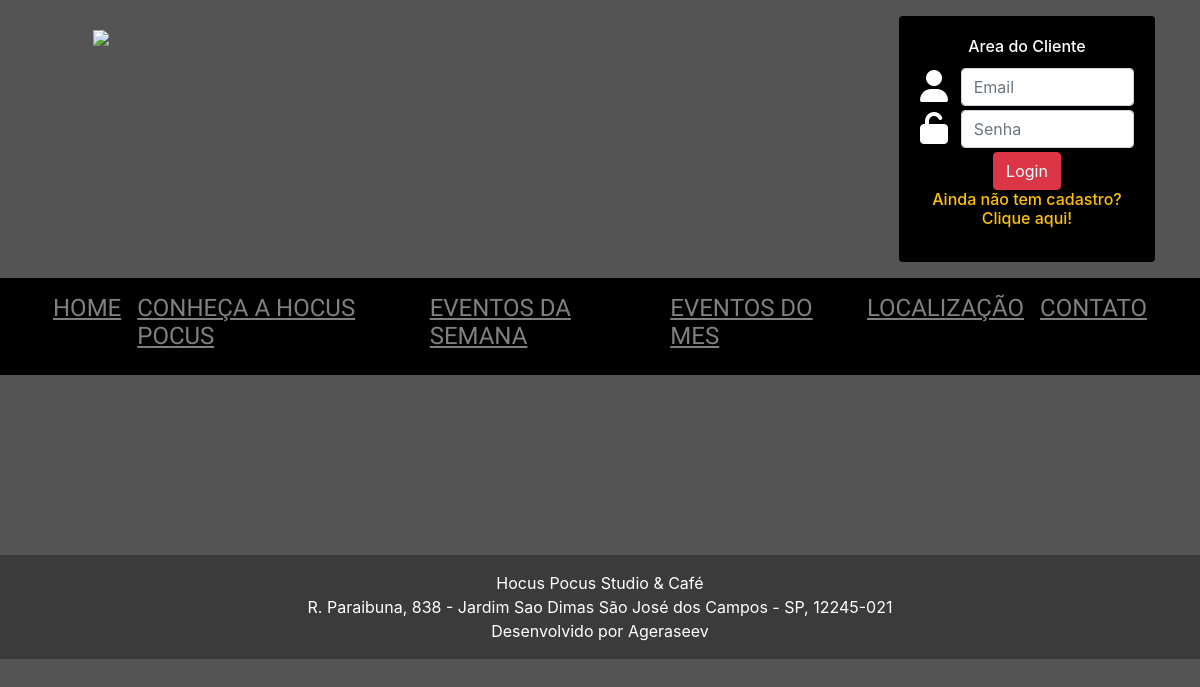
Page /comprovante/164 on the earlier database version.
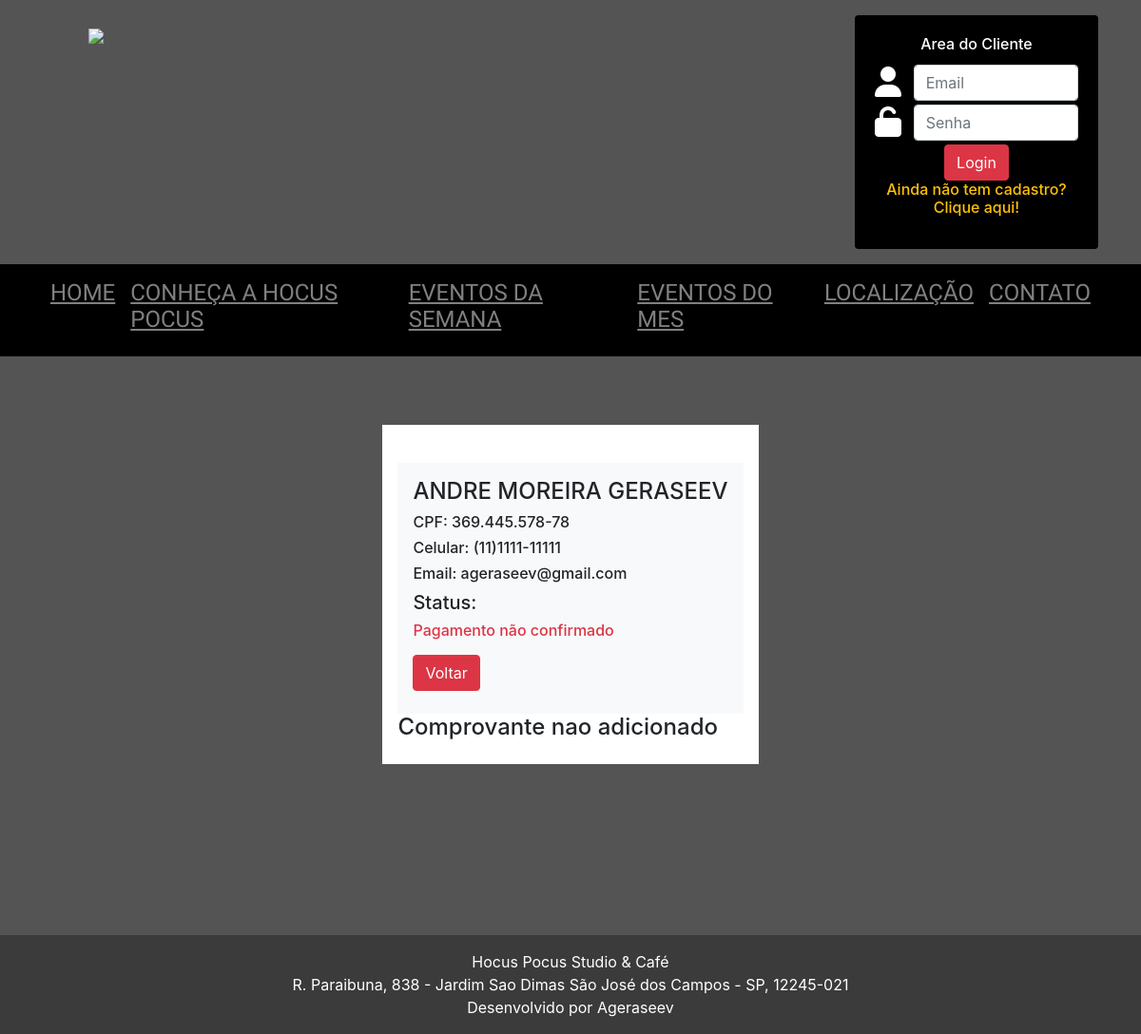
Same page on the later database version.
### show/models.py (models this page shows, shortened)
class NomeLista(models.Model):
    sem_registro = models.ForeignKey(UsuarioSemRegistro, on_delete=models.CASCADE, blank=True, null= True)
    roqueiro = models.ForeignKey(Usuario, on_delete=models.CASCADE, blank=True, null= True)
    pagamento = models.BooleanField(default=False)
    comprovante = models.ImageField(upload_to='comprovantes', blank=True)
    lista_reserva = models.ForeignKey(Show, on_delete=models.CASCADE, blank=True, null= True,)
    entrou = models.BooleanField(default=False)
    created_at = models.DateTimeField(auto_now_add=True, blank=True, null=True)
    updated_at = models.DateTimeField(auto_now=True, blank=True, null=True)
    class Meta:
        unique_together = ('roqueiro', 'lista_reserva')

### usuario/models.py (models this page shows)
class UsuarioSemRegistro(models.Model):
    usuario_sem_registro = models.CharField(max_length=50)
    cpf_sem_registro = models.CharField(max_length=11)
    celular_sem_registro = models.CharField(max_length=12)
    email_sem_registro = models.EmailField(blank=True, null= True)
    senha_unica = models.CharField(max_length=12, blank=True, null= True)
    def __str__(self):
        return str(self.usuario_sem_registro)

### show/views.py (the view)
# urls.py: path('comprovante', comprovante, name='comprovante'),
def comprovante(request, id):
    if request.method == 'POST':
        show = NomeLista.objects.filter(id=id)
        dados = {
            'show': show
        }
        id_nome_lista = request.POST['id']
        cofirmapagamento = NomeLista.objects.filter(id=id_nome_lista)
        cofirmapagamento.update(
            pagamento=True)
        pagando = id_nome_lista
        email_confirma_pagamento(pagando)
        return render(request, 'comprovante.html', dados)
    else:
        show = NomeLista.objects.filter(id=id)
        dados = {
            'show': show
        }
        return render(request, 'comprovante.html', dados)

### templates/comprovante.html (shortened to what this page needs)
{% extends 'base3.html' %}
{% load static %}
{% block content %}
{% for comprovante in show %}
<div class="d-flex justify-content-center  mt-1">
    <div class=" p-3 bg-white mt-4">
        <div class=" p-3 bg-light mt-4">
            <h4>{% if comprovante.roqueiro %} {{comprovante.roqueiro}} {% else %} {{comprovante.sem_registro}} {% endif %} </h4>
            <h6>CPF: {% if comprovante.roqueiro %} {{comprovante.roqueiro.cpf}} {% else %} {{comprovante.sem_registro.cpf_sem_registro}} {% endif %}</h6>
            <h6>Celular: {% if comprovante.roqueiro %} {{comprovante.roqueiro.celular}} {% else %} {{comprovante.sem_registro.celular_sem_registro}} {% endif %}</h6>
            <h6>Email: {% if comprovante.roqueiro %} {{comprovante.roqueiro.usuario.email}} {% else %} {{comprovante.sem_registro.email_sem_registro}} {% endif %}</h6>
            <h5 class="b">Status:</h5>
            {% if comprovante.pagamento == True %}
                <h6 class="text-success">Pagamento confirmado</h6>
                {% else %}
                <h6 class="text-danger">Pagamento não confirmado</h6>
            {% endif %}
        <a class="btn btn-danger my-2" href="{% url 'lista' %}/{{ comprovante.lista_reserva.id }}">Voltar</a>
        </div>
        {% if comprovante.comprovante %}
        <img src="{{comprovante.comprovante.url}}" width="300"/>
        {% else %}
        <h4>Comprovante nao adicionado</h4>
        {% endif %}
    </div>
</div>
{% endfor %}
</body>
{% endblock %}

Differences in the rows shown:
added NomeLista: sem_registro "ANDRE MOREIRA GERASEEV", sem_registro.cpf_sem_registro "369.445.578-78", sem_registro.celular_sem_registro "(11)1111-11111", sem_registro.email_sem_registro "ageraseev@gmail.com", comprovante "Comprovante nao adicionado"
